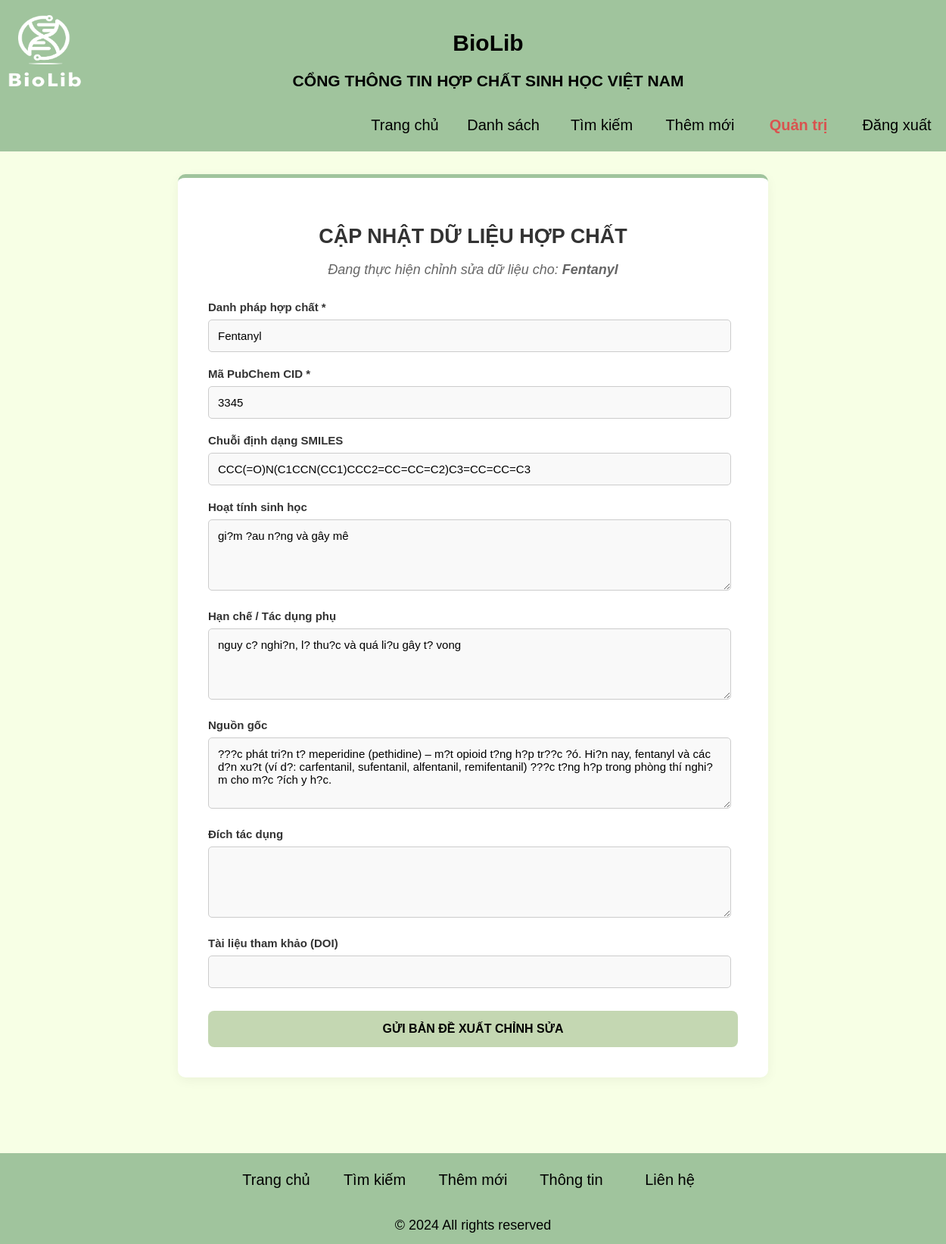
/edit.php?id=123 (signed in), run on the app's committed database.
### tables this page shows
CREATE TABLE `compoundBioLib` (
  `stt` int(11) NOT NULL,
  `name` varchar(255) NOT NULL,
  `cid` int(20) NOT NULL,
  `smiles` varchar(255) DEFAULT NULL,
  `benefit` varchar(255) DEFAULT NULL,
  `weakness` varchar(255) DEFAULT NULL,
  `origin` varchar(255) DEFAULT NULL,
  `purpose` varchar(255) DEFAULT NULL,
  `doi` varchar(255) DEFAULT NULL,
  `new_stt` int(11) DEFAULT NULL,
  `status` varchar(50) DEFAULT 'pending',
  `created_by` int(10) DEFAULT NULL,
  `edit_of` int(11) DEFAULT NULL
);

### edit.php (the view, shortened to what this page needs)
<?php
include_once 'connectdb.php';
$id = mysqli_real_escape_string($conn, $_GET['id']);
$sql_old = "SELECT * FROM compoundBioLib WHERE stt = '$id'";
$res_old = mysqli_query($conn, $sql_old);
$old_data = mysqli_fetch_assoc($res_old);
include_once 'header.php';
?>
<!DOCTYPE html>
<html lang="vi">
<head>
</head>
<body>
    <div class="centered-content">
        <div class="form-container">
            <h2>CẬP NHẬT DỮ LIỆU HỢP CHẤT</h2>
            <p class="subtitle">Đang thực hiện chỉnh sửa dữ liệu cho: <b><?php echo htmlspecialchars($old_data['name']); ?></b></p>
            <form action="edit.php?id=<?php echo $id; ?>" method="post">
                <div class="form-group">
                    <label>Danh pháp hợp chất *</label>
                    <input type="text" name="name" value="<?php echo htmlspecialchars($old_data['name']); ?>" required>
                </div>
                <div class="form-group">
                    <label>Mã PubChem CID *</label>
                    <input type="text" name="cid" value="<?php echo htmlspecialchars($old_data['cid']); ?>" required>
                </div>
                <div class="form-group">
                    <label>Chuỗi định dạng SMILES</label>
                    <input type="text" name="smiles" value="<?php echo htmlspecialchars($old_data['smiles']); ?>">
                </div>
                <div class="form-group">
                    <label>Hoạt tính sinh học</label>
                    <textarea name="benefit" rows="4"><?php echo htmlspecialchars($old_data['benefit']); ?></textarea>
                </div>
                <div class="form-group">
                    <label>Hạn chế / Tác dụng phụ</label>
                    <textarea name="weakness" rows="4"><?php echo htmlspecialchars($old_data['weakness']); ?></textarea>
                </div>
                <div class="form-group">
                    <label>Nguồn gốc</label>
                    <textarea name="origin" rows="4"><?php echo htmlspecialchars($old_data['origin']); ?></textarea>
                </div>
                <div class="form-group">
                    <label>Đích tác dụng</label>
                    <textarea name="purpose" rows="4"><?php echo htmlspecialchars($old_data['purpose']); ?></textarea>
                </div>
                <div class="form-group">
                    <label>Tài liệu tham khảo (DOI)</label>
                    <input type="text" name="doi" value="<?php echo htmlspecialchars($old_data['doi']); ?>">
                </div>
                <button type="submit" class="button">GỬI BẢN ĐỀ XUẤT CHỈNH SỬA</button>
            </form>
        </div>
    </div>
</body>
<?php include_once 'footer.php'; ?>
</html>

### header.php (style rules this page uses)
body { font-family: "Arial"; font-size: 18px; margin: 0; height: 100vh; background: rgb(247, 255, 229); color: #000; }
:root { --color-primary: rgb(247, 255, 229); }

### edit.php (style rules this page uses)
.centered-content { margin: 0 auto; display: flex; align-items: center; justify-content: center; flex-direction: column; width: 100%; padding-bottom: 100px; padding-top: 30px; }
.form-container { width: 700px; background: #fff; padding: 40px; border-radius: 10px; box-shadow: 0 4px 15px rgba(0,0,0,0.05); border-top: 5px solid rgb(160, 196, 157); }
h2 { color: #333; margin-bottom: 5px; text-align: center; }
.subtitle { text-align: center; color: #666; font-style: italic; margin-bottom: 30px; }
.form-group { margin-bottom: 20px; }
label { font-weight: bold; display: block; margin-bottom: 8px; font-size: 15px; color: #333; }
input[type="text"], textarea { width: 95%; padding: 12px; border: 1px solid #ccc; border-radius: 5px; font-family: Arial, sans-serif; font-size: 15px; background-color: #f9f9f9; }
.button { background-color: rgb(196, 215, 178); color: #000; padding: 15px; border: none; border-radius: 8px; width: 100%; font-size: 16px; font-weight: bold; cursor: pointer; margin-top: 10px; transition: 0.3s; }

### footer.php (style rules this page uses)
body { margin: 0; padding-bottom: 50px; min-height: 100vh; position: relative; }

### data on the page
compoundbiolib: name "Fentanyl", cid "3345", smiles "CCC(=O)N(C1CCN(CC1)CCC2=CC=CC=C2)C3=CC=CC=C3", benefit "gi?m ?au n?ng và gây mê", weakness "nguy c? nghi?n, l? thu?c và quá li?u gây t? vong", origin "???c phát tri?n t? meperidine (pethidine) – m?t opioid t?ng h?p tr??c ?ó. Hi?n nay, fentanyl và các d?n xu?t (ví d?: carfentanil, sufentanil, alfentanil, remifentanil) ???c t?ng h?p trong phòng thí nghi?m cho m?c ?ích y h?c."
